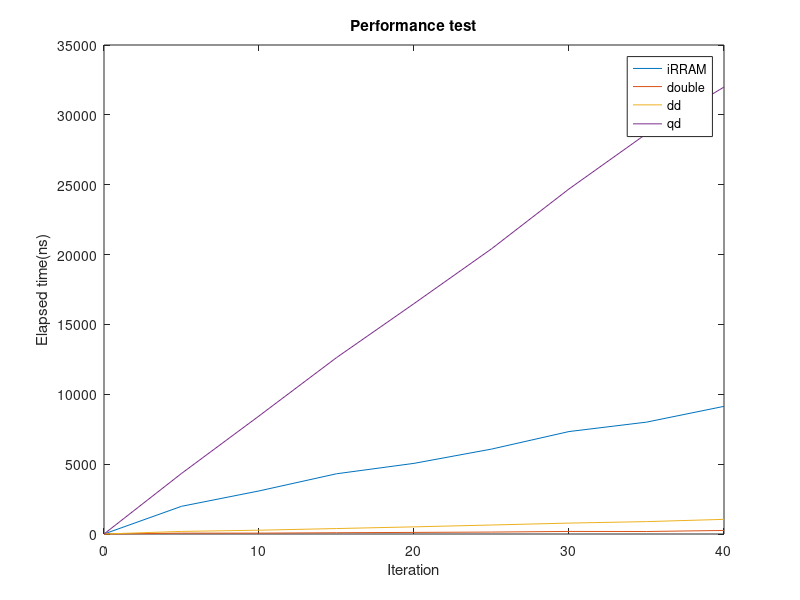

This figure's MATLAB source:
iRRAM = [0 1982 3082 4311 5056 6077 7333 8007 9137];
double = [0 61 63 91 115 139 184 179 254];
DD = [0 186 272 390 512 643 781 887 1048];
QD = [0 4333 8447 12624 16489 20411 24697 28649 31991];
idx = 0:5:40;

% values
plot(idx, iRRAM)
hold on
plot(idx(1:size(double,2)), double)
plot(idx(1:size(DD,2)), DD)
plot(idx(1:size(QD,2)), QD)
hold off
title('Performance test')
xlabel('Iteration')
ylabel('Elapsed time(ns)')
legend('iRRAM','double','dd','qd')
